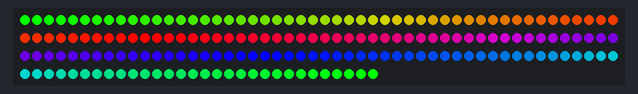
A sketch run on a simulated Arduino Uno, built with avr-gcc and run on an emulated ATmega328P. Parts: 180 RGB LEDs in strip order, left to right, continuing on the next row.

Above: at 0.16 s.
At 1.07 s:
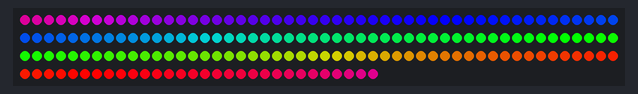
At 2.6 s:
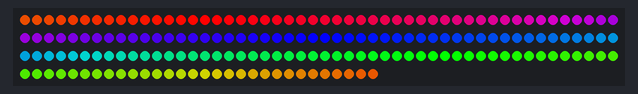
At 5.35 s:
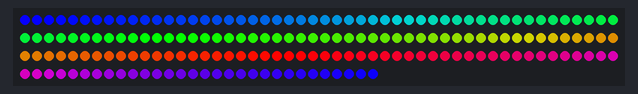
At 7.79 s:
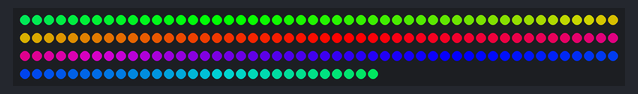
At 10.54 s:
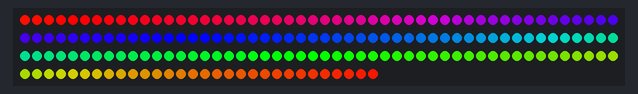

The sketch:

led_strip.ino
```cpp
// Simple strand test for Adafruit Dot Star RGB LED strip.

#include <Adafruit_DotStar.h>

#define NUMPIXELS 180 // Number of LEDs in strip


static Adafruit_DotStar strip(NUMPIXELS, DOTSTAR_BRG);

void setup() {
  strip.begin(); // Initialize pins for output
  strip.show();  // Turn all LEDs off ASAP
}

void loop() {
  rainbowCycle(2);
}

void rainbowCycle(uint32_t SpeedDelay) {
  byte *c;
  uint16_t i, j;

  for(j=0; j<256*5; j++) { // 5 cycles of all colors on wheel
    for(i=0; i< NUMPIXELS; i++) {
      c=Wheel(((i * 256 / NUMPIXELS) + j) & 255);
      uint8_t red = *c;
      uint8_t green = *(c+1);
      uint8_t blue = *(c+2);
      strip.setPixelColor(i, red, green, blue);
    }
    strip.show();
    delay(SpeedDelay);
  }
}

byte * Wheel(byte WheelPos) {
  static byte c[3];

  if(WheelPos < 85) {
   c[0]=WheelPos * 3;
   c[1]=255 - WheelPos * 3;
   c[2]=0;
  } else if(WheelPos < 170) {
   WheelPos -= 85;
   c[0]=255 - WheelPos * 3;
   c[1]=0;
   c[2]=WheelPos * 3;
  } else {
   WheelPos -= 170;
   c[0]=0;
   c[1]=WheelPos * 3;
   c[2]=255 - WheelPos * 3;
  }

  return c;
}
```

Measured:
- by itself, everything shown: repeats every 9.8 s, in 32 steps
